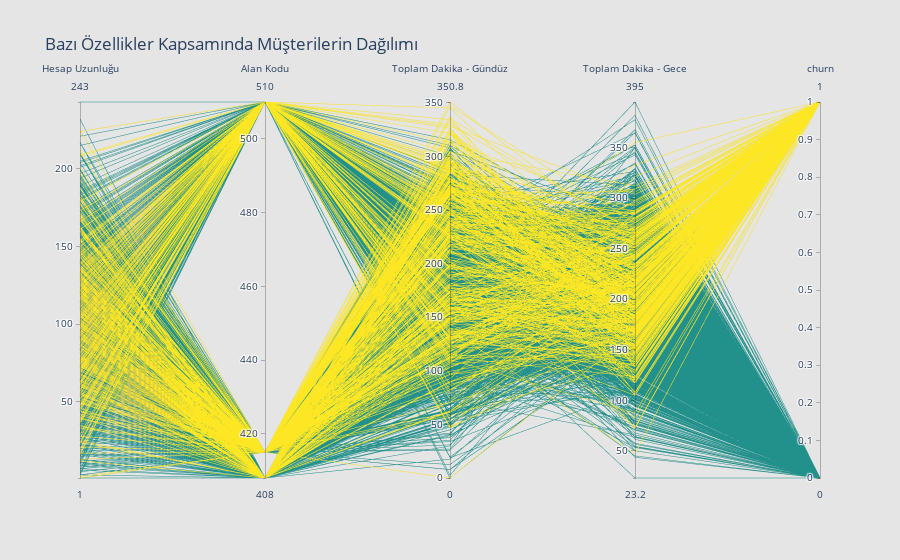

The notebook cell this image was saved under:
### Code cell
data = [
    go.Parcoords(
        line = dict(color = df.churn, colorscale = 'viridis'),
        dimensions = list([
            dict(range = [df["account length"].min(),df["account length"].max()],
                label = 'Hesap Uzunluğu', values = df['account length']),
            
            dict(range = [df["area code"].min(),df["area code"].max()],
                label = 'Alan Kodu', values = df['area code']),
            
            dict(range = [df["total day minutes"].min(),df["total day minutes"].max()],
                label = 'Toplam Dakika - Gündüz', values = df['total day minutes']),
            
            dict(range = [df["total night minutes"].min(),df["total night minutes"].max()],
                label = 'Toplam Dakika - Gece', values = df['total night minutes']),
            
            dict(range = [0,1],
                label = 'churn', values = df['churn'])
        ])
    )
]

layout = go.Layout(
    title="Bazı Özellikler Kapsamında Müşterilerin Dağılımı",
    plot_bgcolor = '#E5E5E5',
    paper_bgcolor = '#E5E5E5'
)

fig = go.Figure(data = data, layout = layout)
fig.show()

### Figure 1 — Plotly figure (JSON) as saved in the notebook; plotly's stock layout.template omitted (floating-point values rounded to 4 significant figures; data arrays with more than 128 entries replaced by an {"elided": "..."} marker saying what was removed)
{"data": [{"dimensions": [{"label": "Hesap Uzunluğu", "range": [1, 243], "values": {"elided": "3333 int values"}}, {"label": "Alan Kodu", "range": [408, 510], "values": {"elided": "3333 int values"}}, {"label": "Toplam Dakika - Gündüz", "range": [0, 350.8], "values": {"elided": "3333 float values"}}, {"label": "Toplam Dakika - Gece", "range": [23.2, 395], "values": {"elided": "3333 float values"}}, {"label": "churn", "range": [0, 1], "values": {"elided": "3333 bool values"}}], "line": {"color": {"elided": "3333 bool values"}, "colorscale": [[0, "#440154"], [0.1111, "#482878"], [0.2222, "#3e4989"], [0.3333, "#31688e"], [0.4444, "#26828e"], [0.5556, "#1f9e89"], [0.6667, "#35b779"], [0.7778, "#6ece58"], [0.8889, "#b5de2b"], [1, "#fde725"]]}, "type": "parcoords"}], "layout": {"paper_bgcolor": "#E5E5E5", "plot_bgcolor": "#E5E5E5", "title": {"text": "Bazı Özellikler Kapsamında Müşterilerin Dağılımı"}}}
